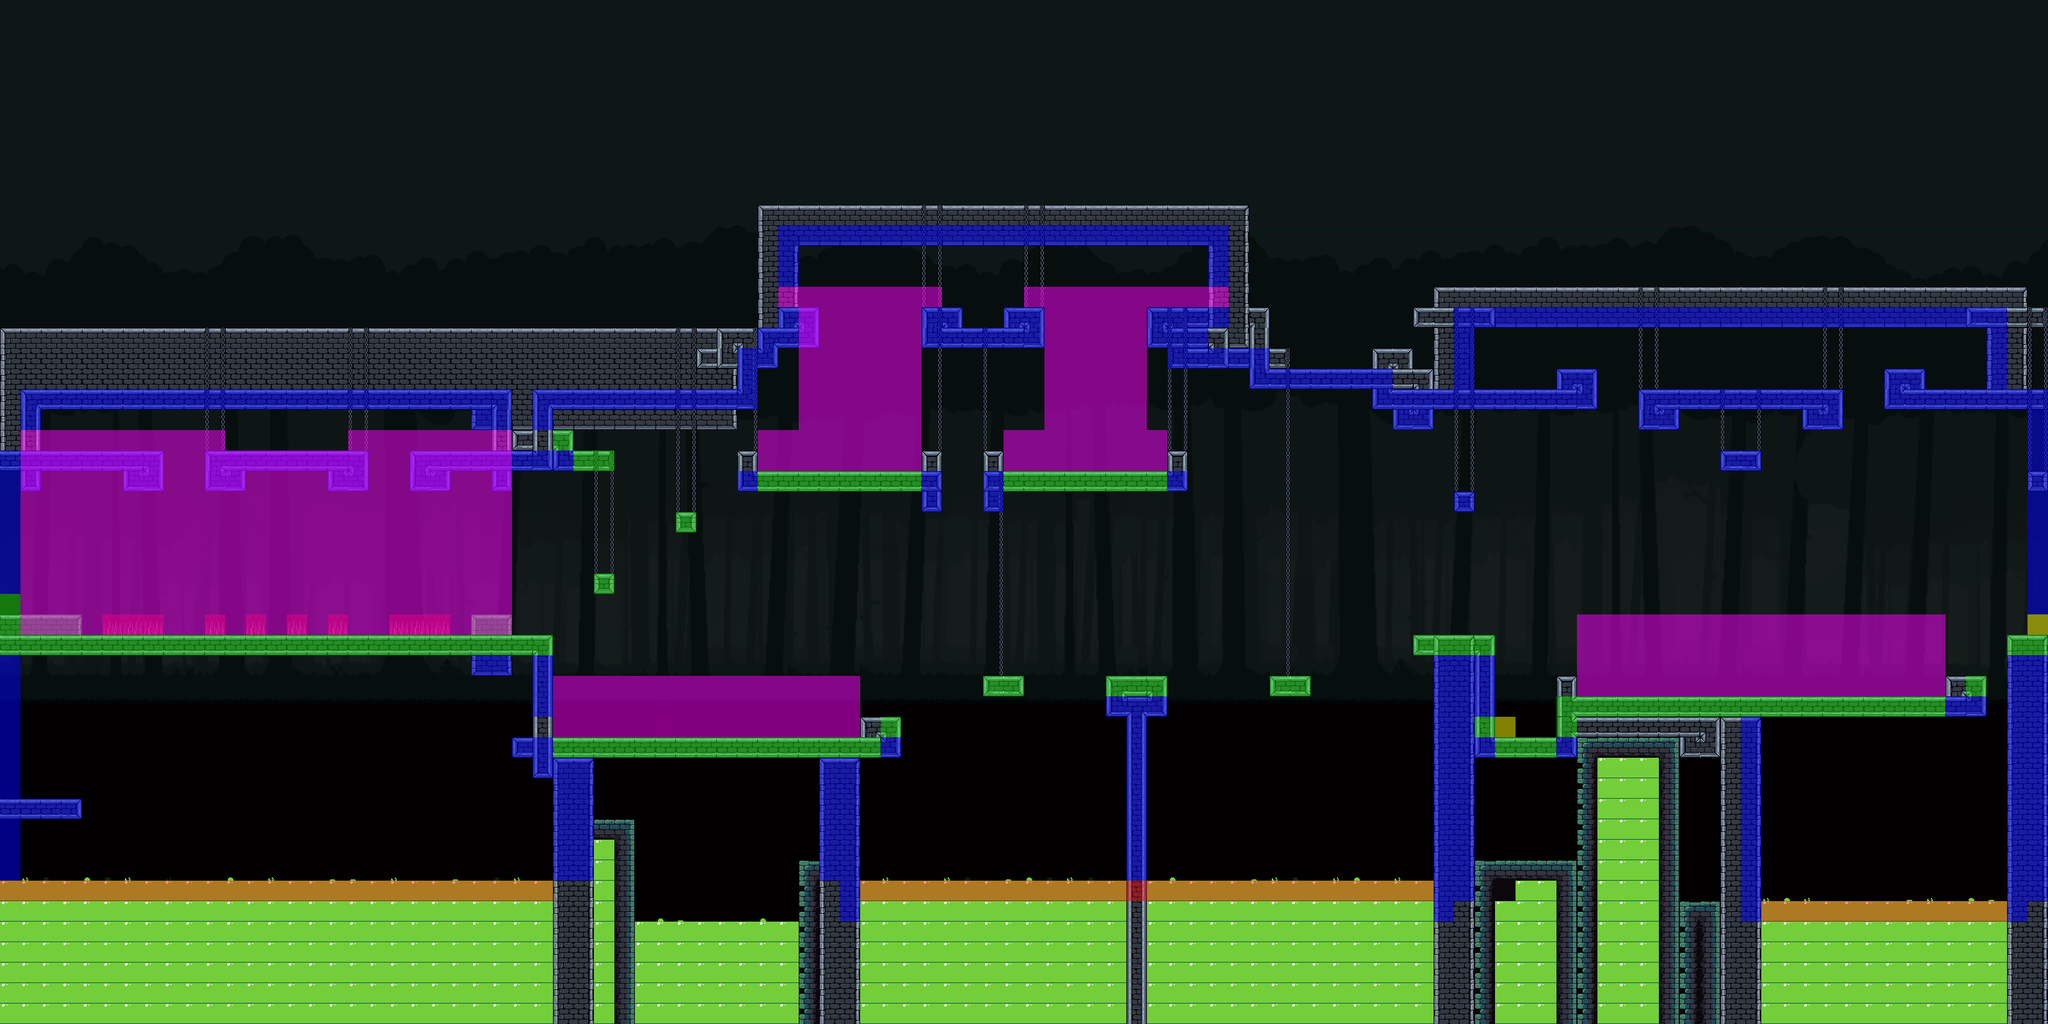

This game map was drawn from its Tiled (.tmx) file and the tilesets committed beside it. A one-line description and the trimmed map source follow:
An orthogonal 100x50 tile map with 32x32 px tiles, 7 tile layers (Copiar desde Map, Copiar desde Copiar desde Map, Oscuridad, plataformas, ...), 11 tilesets.

<map version="1.10" tiledversion="1.10.2" orientation="orthogonal" renderorder="right-down" width="100" height="50" tilewidth="32" tileheight="32" infinite="0" nextlayerid="17" nextobjectid="59">
 <tileset firstgid="1" name="MapMetadata" tilewidth="32" tileheight="32" spacing="1" margin="1" tilecount="8" columns="8">
  <image source="MapMetadata.png" width="265" height="34" />
 </tileset>
 <tileset firstgid="9" name="ladrillo pilar" tilewidth="32" tileheight="32" tilecount="63" columns="9">
  <image source="Simple_brick.png" width="288" height="224" />
 </tileset>
 <tileset firstgid="72" name="PRIMERA PARTE" tilewidth="32" tileheight="32" tilecount="1265" columns="55">
  <image source="First_part.png" width="1772" height="742" />
 </tileset>
 <tileset firstgid="1337" name="SUELO" tilewidth="32" tileheight="32" tilecount="15" columns="5">
  <image source="Ground.png" width="160" height="96" />
 </tileset>
 <tileset firstgid="1352" name="ladrillos 2" tilewidth="32" tileheight="32" tilecount="56" columns="8">
  <image source="Dungeon_Assets.png" width="256" height="224" />
 </tileset>
 <tileset firstgid="1408" name="PART1 LIMPIA" tilewidth="32" tileheight="32" tilecount="1265" columns="55">
  <image source="First_part.png" width="1772" height="742" />
 </tileset>
 <tileset firstgid="2673" name="SewerTiles" tilewidth="32" tileheight="32" tilecount="56" columns="8">
  <image source="Dungeon_Assets_2.png" width="256" height="224" />
 </tileset>
 <tileset firstgid="2729" name="Second_Part" tilewidth="32" tileheight="32" tilecount="2990" columns="130">
  <image source="Second_Part.png" width="4171" height="742" />
 </tileset>
 <tileset firstgid="5719" name="Carro" tilewidth="32" tileheight="32" tilecount="20" columns="5">
  <image source="Carro.png" width="161" height="128" />
 </tileset>
 <tileset firstgid="5739" name="Cambio" tilewidth="32" tileheight="32" tilecount="9" columns="3">
  <image source="Cambio.png" width="96" height="96" />
 </tileset>
 <tileset firstgid="5748" name="Carteles" tilewidth="32" tileheight="32" tilecount="24" columns="24">
  <image source="Carteles.png" width="786" height="50" />
 </tileset>
 <layer id="5" name="Copiar desde Map" width="100" height="50">
  <properties>
   <property name="Draw" type="bool" value="true" />
  </properties>
  <data>[5000 cells, 5000 non-empty, 2203 distinct tile ids]</data>
 </layer>
 <layer id="13" name="Copiar desde Copiar desde Map" width="100" height="50">
  <properties>
   <property name="Draw" type="bool" value="true" />
  </properties>
  <data>[5000 cells, 227 non-empty, 5 distinct tile ids]</data>
 </layer>
 <layer id="16" name="Oscuridad" width="100" height="50">
  <properties>
   <property name="Draw" type="bool" value="true" />
  </properties>
  <data>[5000 cells, 5000 non-empty, 2 distinct tile ids]</data>
 </layer>
 <layer id="1" name="plataformas" width="100" height="50">
  <properties>
   <property name="Draw" type="bool" value="true" />
  </properties>
  <data>[5000 cells, 1414 non-empty, 27 distinct tile ids]</data>
 </layer>
 <layer id="12" name="Detallitos" width="100" height="50">
  <properties>
   <property name="Draw" type="bool" value="true" />
  </properties>
  <data>[5000 cells, 218 non-empty, 13 distinct tile ids]</data>
 </layer>
 <layer id="2" name="colisiones" width="100" height="50">
  <properties>
   <property name="Draw" type="bool" value="false" />
  </properties>
  <data>[5000 cells, 565 non-empty, 6 distinct tile ids]</data>
 </layer>
 <layer id="14" name="navigationLayer" width="100" height="50">
  <properties>
   <property name="Draw" type="bool" value="false" />
   <property name="Navigation" type="bool" value="true" />
  </properties>
  <data>[5000 cells, 467 non-empty, 1 distinct tile ids]</data>
 </layer>
</map>